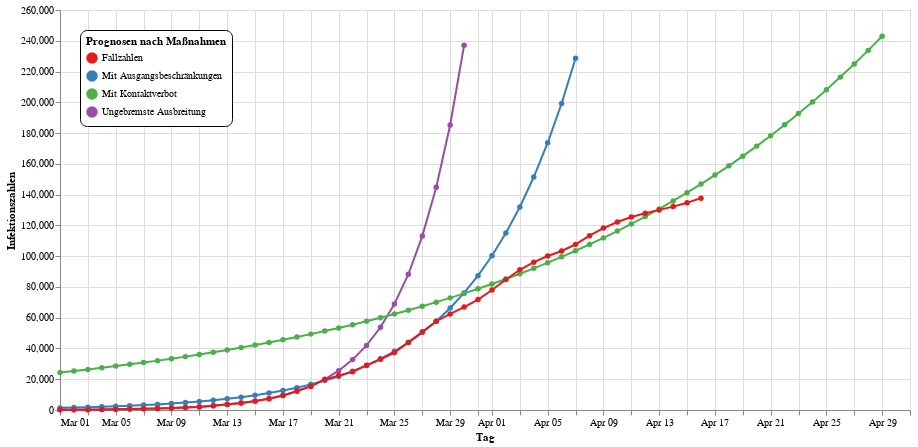

This figure's notebook cell:
### Code cell
data = pd.read_csv("corona_infections.csv", header=0, names=["day", "cases"])
data["day"] = [dt.datetime.strptime(d + ' 2020', "%b %d %Y") for d in data["day"]]
md1 = dt.datetime(year=2020, month=3, day=20)
md2 = dt.datetime(year=2020, month=3, day=28)
c0 = np.array(data[data["day"] <= md1]["cases"])
d0 = np.array([d.toordinal() for d in data[data["day"] <= md1]["day"]])
c1 = np.array(data[(md1 <= data["day"])][(data["day"] <= md2)]["cases"])
d1 = np.array([d.toordinal() for d in data[md1 <= data["day"]][data["day"] <= md2]["day"]])
c2 = np.array(data[md2 <= data["day"]]["cases"])
d2 = np.array([d.toordinal() for d in data[md2 <= data["day"]]["day"]])
par0, _ = curve_fit(
    corona_curve, 
    xdata=d0, 
    ydata=c0, 
    p0=[c0[0], dt.datetime(year=2020, month=3, day=1).toordinal(), 8e-9, 5.6e7],
    bounds=(
        [0, d0[0], 1e-11, c0[-1]], 
        [c0[-1], dt.datetime(year=2021, month=6, day=1).toordinal(), 1e-8, 8.35e7])
)
par1, _ = curve_fit(
    corona_curve, 
    xdata=d1, 
    ydata=c1, 
    p0=[c1[0], dt.datetime(year=2020, month=3, day=20).toordinal(), 8e-9, 5.6e7],
    bounds=(
        [0, d1[0], 1e-11, c1[-1]], 
        [c1[-1], dt.datetime(year=2021, month=6, day=1).toordinal(), 1e-8, 8.35e7])
)
par2, _ = curve_fit(
    corona_curve, 
    xdata=d2, 
    ydata=c2, 
    p0=[c2[0], dt.datetime(year=2020, month=3, day=28).toordinal(), 8e-9, 5.6e7],
    bounds=(
        [0, d2[0], 1e-11, c2[-1]], 
        [c2[-1], dt.datetime(year=2021, month=6, day=1).toordinal(), 1e-8, 8.35e7])
)
print(par0, "\n", par1, "\n", par2)
data = data[data["day"] >= dt.datetime(year=2020, month=3, day=1)]
data = data.rename(columns={"day": "Tag", "cases": "Infektionszahlen"})
data["Typ"] = ["Fallzahlen" for d in data["Tag"]]
data["Typ"] = data["Typ"].astype(str)
data_count = len(data) + 15
for par, t in [(par0, "Ungebremste Ausbreitung"), 
               (par1, "Mit Ausgangsbeschränkungen"), 
               (par2, "Mit Kontaktverbot")]:
    for i in range(data_count):
        curve_value = corona_curve((list(data["Tag"])[0] + dt.timedelta(days=i)).toordinal(), *par)
        data = data.append(pd.DataFrame(
            [[list(data["Tag"])[0] + dt.timedelta(days=i), 
              curve_value if curve_value < 250000 else None,
              t]],
            columns=("Tag", "Infektionszahlen", "Typ")
        ), ignore_index=True)
data = data.tail(len(data)-data_count+15).append(data.head(data_count-15), ignore_index=True)
line = alt.Chart(data).mark_line(point=True).encode(
    alt.X("monthdate(Tag)", title="Tag"),
    alt.Y("Infektionszahlen:Q", title="Infektionszahlen"),
    color=alt.Color("Typ:N", 
                    scale=alt.Scale(scheme="set1"),
                    legend=alt.Legend(
        orient="none", legendX=20, legendY=20,
        fillColor="white", strokeColor="black", cornerRadius=7, padding=6,
        title="Prognosen nach Maßnahmen"))
)
nearest = alt.selection(type='single', nearest=True, on='mouseover',
                        fields=['Tag'], empty='none')
selectors = alt.Chart(data).mark_point().encode(
    alt.X("monthdate(Tag)", title="Tag"),
    opacity=alt.value(0),
).add_selection(nearest)
points = line.mark_point().encode(
    opacity=alt.condition(nearest, alt.value(1), alt.value(0))
)
text = line.mark_text(align='left', dx=5, dy=5).encode(
    text=alt.condition(nearest, 'Infektionszahlen:Q', alt.value(' '))
)
rules = alt.Chart(data).mark_rule(color='gray').encode(
    alt.X("monthdate(Tag)", title="Tag"),
).transform_filter(nearest)
alt.layer(
    line, selectors, points, rules, text
).properties(width=850, height=400)

### Figure 1 — Vega-Lite specification as saved in the notebook (floating-point values rounded to 4 significant figures; data arrays with more than 128 entries replaced by an {"elided": "..."} marker saying what was removed)
{"config": {"view": {"continuousWidth": 400, "continuousHeight": 300}}, "layer": [{"mark": {"type": "line", "point": true}, "encoding": {"color": {"type": "nominal", "field": "Typ", "legend": {"cornerRadius": 7, "fillColor": "white", "legendX": 20, "legendY": 20, "orient": "none", "padding": 6, "strokeColor": "black", "title": "Prognosen nach Maßnahmen"}, "scale": {"scheme": "set1"}}, "x": {"type": "temporal", "field": "Tag", "timeUnit": "monthdate", "title": "Tag"}, "y": {"type": "quantitative", "field": "Infektionszahlen", "title": "Infektionszahlen"}}}, {"mark": "point", "encoding": {"opacity": {"value": 0}, "x": {"type": "temporal", "field": "Tag", "timeUnit": "monthdate", "title": "Tag"}}, "selection": {"selector001": {"type": "single", "nearest": true, "on": "mouseover", "fields": ["Tag"], "empty": "none"}}}, {"mark": "point", "encoding": {"color": {"type": "nominal", "field": "Typ", "legend": {"cornerRadius": 7, "fillColor": "white", "legendX": 20, "legendY": 20, "orient": "none", "padding": 6, "strokeColor": "black", "title": "Prognosen nach Maßnahmen"}, "scale": {"scheme": "set1"}}, "opacity": {"condition": {"value": 1, "selection": "selector001"}, "value": 0}, "x": {"type": "temporal", "field": "Tag", "timeUnit": "monthdate", "title": "Tag"}, "y": {"type": "quantitative", "field": "Infektionszahlen", "title": "Infektionszahlen"}}}, {"mark": {"type": "rule", "color": "gray"}, "encoding": {"x": {"type": "temporal", "field": "Tag", "timeUnit": "monthdate", "title": "Tag"}}, "transform": [{"filter": {"selection": "selector001"}}]}, {"mark": {"type": "text", "align": "left", "dx": 5, "dy": 5}, "encoding": {"color": {"type": "nominal", "field": "Typ", "legend": {"cornerRadius": 7, "fillColor": "white", "legendX": 20, "legendY": 20, "orient": "none", "padding": 6, "strokeColor": "black", "title": "Prognosen nach Maßnahmen"}, "scale": {"scheme": "set1"}}, "text": {"condition": {"type": "quantitative", "field": "Infektionszahlen", "selection": "selector001"}, "value": " "}, "x": {"type": "temporal", "field": "Tag", "timeUnit": "monthdate", "title": "Tag"}, "y": {"type": "quantitative", "field": "Infektionszahlen", "title": "Infektionszahlen"}}}], "data": {"name": "data-5ded5af349400c2fd5cb638028555e27"}, "height": 400, "width": 850, "$schema": "https://vega.github.io/schema/vega-lite/v4.0.2.json", "datasets": {"data-5ded5af349400c2fd5cb638028555e27": {"elided": "233 records"}}}
